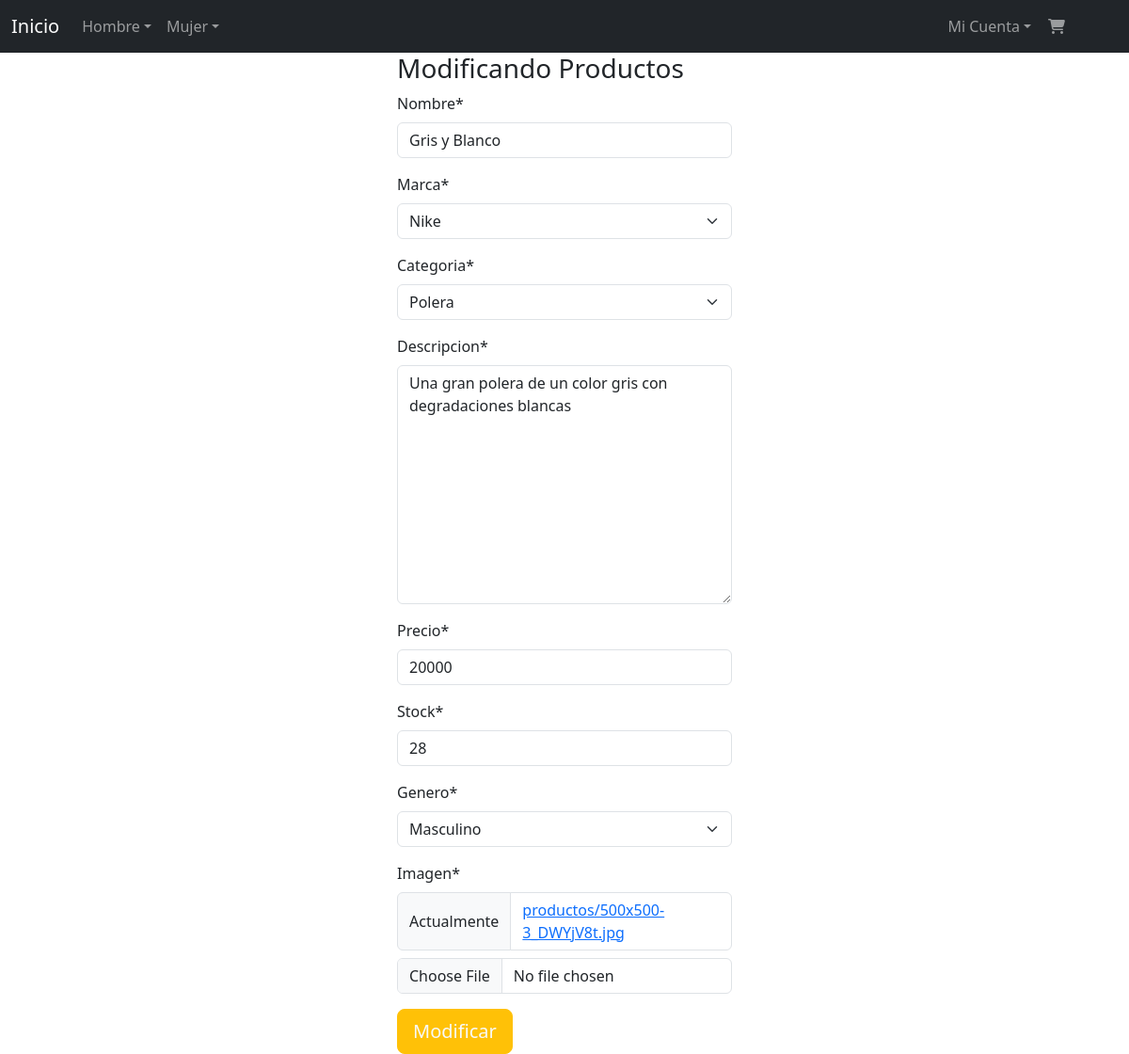
Screenshot of /updateproducto/4 with the database file from the repository.
### aplicacion/models.py (models this page shows, shortened)
class Producto(models.Model):
    nombre=models.CharField(max_length=50)
    marca=models.ForeignKey(Marca, on_delete=models.PROTECT, null=True)
    categoria=models.ForeignKey(Categoria, on_delete=models.PROTECT, null=True)
    descripcion=models.TextField(max_length=300)
    precio=models.IntegerField()
    stock=models.IntegerField(validators=[MinValueValidator(0)])
    genero=models.CharField(null=True, max_length=1, choices=genero_choices)
    imagen=models.ImageField(upload_to="productos")

class Marca(models.Model):
    id=models.IntegerField(primary_key=True, validators=[MinValueValidator(1)])
    nombre=models.CharField(max_length=50)
    def __str__(self):
        return self.nombre

class Categoria(models.Model):
    id=models.IntegerField(primary_key=True, validators=[MinValueValidator(1)])
    nombre=models.CharField(max_length=50)
    def __str__(self):
        return self.nombre

### aplicacion/views.py (the view)
# urls.py: path('updateproducto/<id>', updateProducto, name="updateproducto"),
def updateProducto(request,id):
    producto = get_object_or_404(Producto, id=id)
    contexto={
        'form': frmCrearProducto(instance=producto)
    }
    if request.method == 'POST':
        formulario = frmCrearProducto(data=request.POST, instance=producto, files=request.FILES)
        if formulario.is_valid():
            formulario.save()
            return redirect(to="admProductos")
    return render(request,"aplicacion/productos/update.html", contexto)

### aplicacion/forms.py
class frmCrearProducto(forms.ModelForm):
    class Meta:
        model=Producto
        fields=["nombre", "marca", "categoria","descripcion","precio","stock", "genero",  "imagen"]

### carro/context_processor.py (called while the page is built)
def importe_total_carro(request):
    total = 0
    if request.user.is_authenticated:
        carro = request.session.get("carro", {})
        for key, value in carro.items():
            precio = float(value.get("precio", 0))
            total += precio
    return {"importe_total_carro": total}

### aplicacion/templates/aplicacion/productos/update.html (shortened to what this page needs)
{% extends 'aplicacion/base.html' %}
{% load static %}
{% load crispy_forms_tags %}
{% block contenido %}
<div class="row">
    <div class="col-sm-4"></div>
    <div class="col-sm-4">
        <h3>Modificando Productos</h3>
        <form action="" method="post" enctype="multipart/form-data">
            {{form | crispy }}
            <div>
                <input type="submit" value="Modificar" class="btn btn-warning text-light btn-lg">
            </div>
        </form>
    </div>
    <div class="col-sm-4"></div>
</div>
{% endblock contenido %}

### rows the page displays
Producto: nombre "Gris y Blanco", marca "Nike", categoria "Polera", descripcion "Una gran polera de un color gris con degradaciones blancas", precio "20000", stock "28", genero "Masculino"
